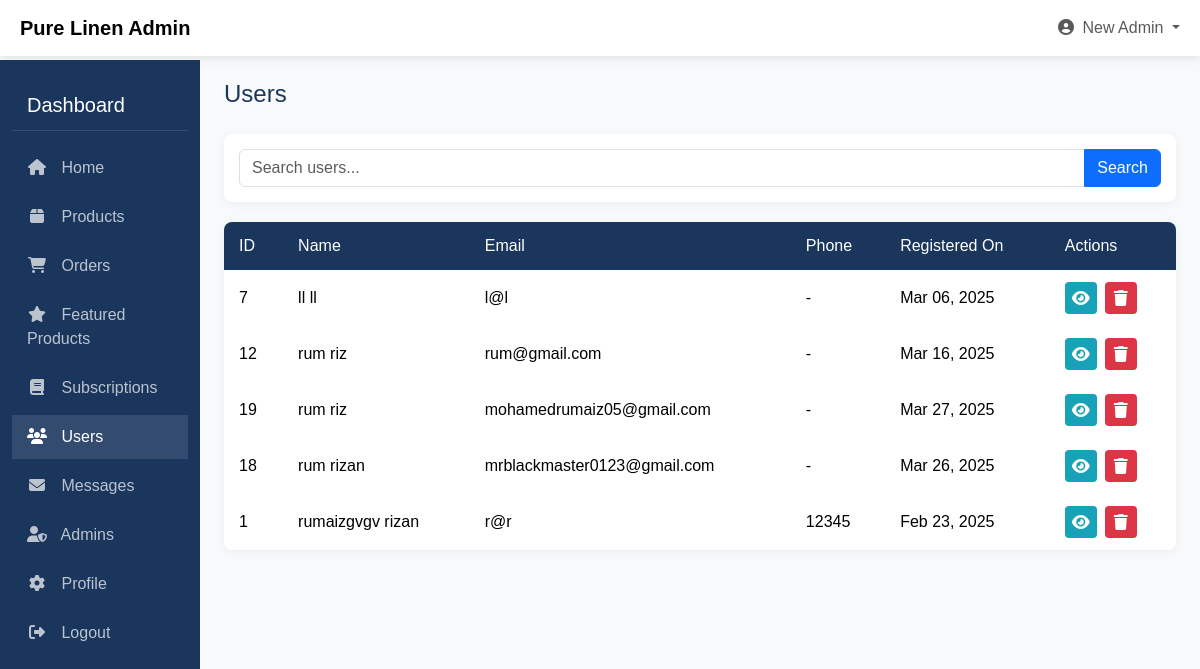
The page /Admin/admin_users.php (signed in) on the database its author committed.
### tables this page shows
CREATE TABLE `users` (
  `id` int(11) NOT NULL,
  `firstName` varchar(100) NOT NULL,
  `lastName` varchar(100) NOT NULL,
  `email` varchar(255) NOT NULL,
  `password` varchar(255) NOT NULL,
  `created_at` timestamp NOT NULL DEFAULT current_timestamp(),
  `phone` varchar(20) DEFAULT NULL,
  `address` text DEFAULT NULL,
  `postcode` varchar(20) DEFAULT NULL,
  `country` varchar(100) DEFAULT NULL,
  `city` varchar(100) DEFAULT NULL,
  `user_type` enum('user','admin') DEFAULT 'user',
  `email_verified` tinyint(1) NOT NULL DEFAULT 0,
  `verification_code` varchar(10) DEFAULT NULL,
  `code_expiry` bigint(20) DEFAULT NULL,
  `reset_token` varchar(100) DEFAULT NULL,
  `token_expiry` bigint(20) DEFAULT NULL
);

### Admin/admin_users.php (the view, shortened to what this page needs)
<?php
$host = "localhost";
$user = "root";
$pass = "";
$db = "pure_linen";
$conn = new mysqli($host, $user, $pass, $db);
$search = isset($_GET['search']) ? $_GET['search'] : '';
$sql = "SELECT * FROM users WHERE user_type = 'user'";
$sql .= " ORDER BY firstName, lastName";
$stmt = $conn->prepare($sql);
$stmt->execute();
$result = $stmt->get_result();
$users = [];
while ($row = $result->fetch_assoc()) {
    $users[] = $row;
}
$admin_name = $_SESSION['firstName'] ?? 'Admin';
?>
<!DOCTYPE html>
<html lang="en">
<head>
    <link href="https://cdn.jsdelivr.net/npm/bootstrap@5.3.3/dist/css/bootstrap.min.css" rel="stylesheet">
    <link rel="stylesheet" href="https://cdnjs.cloudflare.com/ajax/libs/font-awesome/6.5.1/css/all.min.css">
</head>
<body>
    <nav class="navbar navbar-expand-lg navbar-light fixed-top">
        <div class="container-fluid">
            <a class="navbar-brand d-flex align-items-center" href="#">
                <span class="ms-2 fw-bold">Pure Linen Admin</span>
            </a>
            <div class="collapse navbar-collapse" id="navbarSupportedContent">
                <ul class="navbar-nav ms-auto mb-2 mb-lg-0">
                    <li class="nav-item dropdown">
                        <a class="nav-link dropdown-toggle" href="#" id="navbarDropdown" role="button" data-bs-toggle="dropdown">
                            <i class="fas fa-user-circle me-1"></i> <?php echo htmlspecialchars($admin_name); ?>
                        </a>
                    </li>
                </ul>
            </div>
        </div>
    </nav>
    <div class="container-fluid">
        <div class="row">
            <div class="col-md-3 col-lg-2 d-md-block sidebar collapse">
                <div class="sidebar-title">Dashboard</div>
                <ul class="sidebar-menu">
                    <li>
                        <a href="admin_dashboard.php"><i class="fas fa-home"></i> Home</a>
                    </li>
                    <li>
                        <a href="product_management.php"><i class="fas fa-box"></i> Products</a>
                    </li>
                    <li>
                        <a href="admin_orders.php"><i class="fas fa-shopping-cart"></i> Orders</a>
                    </li>
                    <li>
                        <a href="featured_products.php"><i class="fas fa-star"></i> Featured Products</a>
                    </li>
                    <li>
                        <a href="admin_subscriptions.php"><i class="fas fa-book"></i> Subscriptions</a>
                    </li>
                    <li>
                        <a href="admin_users.php" class="active"><i class="fas fa-users"></i> Users</a>
                    </li>
                    <li>
                        <a href="admin_messages.php"><i class="fas fa-envelope"></i> Messages</a>
                    </li>
                    <li>
                        <a href="admin_admins.php"><i class="fas fa-user-shield"></i> Admins</a>
                    </li>
                    <li>
                        <a href="admin_profile.php"><i class="fas fa-cog"></i> Profile</a>
                    </li>
                    <li>
                        <a href="logout.php"><i class="fas fa-sign-out-alt"></i> Logout</a>
                    </li>
                </ul>
            </div>
            <div class="col-md-9 ms-sm-auto col-lg-10 px-md-4 main-content">
                <h1 class="page-title">Users</h1>
                <div class="search-bar">
                    <form action="admin_users.php" method="GET">
                        <div class="input-group">
                            <input type="text" name="search" class="form-control" placeholder="Search users..." value="<?php echo htmlspecialchars($search); ?>">
                            <button type="submit" class="btn btn-primary">Search</button>
                        </div>
                    </form>
                </div>
                <div class="users-table table-responsive">
                    <table class="table table-borderless mb-0">
                        <thead>
                            <tr>
                                <th>ID</th>
                                <th>Name</th>
                                <th>Email</th>
                                <th>Phone</th>
                                <th>Registered On</th>
                                <th>Actions</th>
                            </tr>
                        </thead>
                        <tbody>
                            <?php if (empty($users)): ?>
                                <tr>
                                    <td colspan="6" class="text-center py-4">No users found.</td>
                                </tr>
                            <?php else: ?>
                                <?php foreach ($users as $user): ?>
                                    <tr>
                                        <td><?php echo $user['id']; ?></td>
                                        <td><?php echo htmlspecialchars($user['firstName'] . ' ' . $user['lastName']); ?></td>
                                        <td><?php echo htmlspecialchars($user['email']); ?></td>
                                        <td><?php echo !empty($user['phone']) ? htmlspecialchars($user['phone']) : '-'; ?></td>
                                        <td><?php echo date('M d, Y', strtotime($user['created_at'])); ?></td>
                                        <td>
                                            <div class="d-flex gap-2">
                                                <a href="admin_user_details.php?id=<?php echo $user['id']; ?>" class="action-btn view-btn" title="View User">
                                                    <i class="fas fa-eye"></i>
                                                </a>
                                                <a href="admin_users.php?delete=<?php echo $user['id']; ?>" class="action-btn delete-btn" onclick="return confirm('Are you sure you want to delete this user? This action cannot be undone.')" title="Delete User">
                                                    <i class="fas fa-trash"></i>
                                                </a>
                                            </div>
                                        </td>
                                    </tr>
                                <?php endforeach; ?>
                            <?php endif; ?>
                        </tbody>
                    </table>
                </div>
            </div>
        </div>
    </div>
</body>
</html>

### Admin/admin_users.php (style rules this page uses)
:root { --primary-color: #1B365D; --secondary-color: #708090; --dark-color: #0c1d36; --light-color: #f8f9fa; --success-color: #28a745; --warning-color: #ffc107; --danger-color: #dc3545; --info-color: #17a2b8; }
body { background-color: var(--light-color); font-family: 'Arial', sans-serif; padding-top: 60px; }
.sidebar { background-color: var(--primary-color); min-height: calc(100vh - 60px); padding-top: 20px; color: white; }
.sidebar-title { font-size: 20px; padding: 10px 15px; border-bottom: 1px solid rgba(255,255,255,0.1); margin-bottom: 15px; }
.sidebar-menu { list-style: none; padding: 0; margin: 0; }
.sidebar-menu li { margin-bottom: 5px; }
.sidebar-menu a { display: block; padding: 10px 15px; color: rgba(255,255,255,0.7); text-decoration: none; transition: all 0.3s; }
.sidebar-menu a:hover, .sidebar-menu a.active { background-color: rgba(255,255,255,0.1); color: white; }
.sidebar-menu a i { margin-right: 10px; width: 20px; text-align: center; }
.main-content { padding: 20px; }
.navbar { background-color: white; box-shadow: 0 2px 10px rgba(0,0,0,0.1); }
.page-title { font-size: 24px; margin-bottom: 25px; color: var(--primary-color); }
.search-bar { background-color: white; padding: 15px; border-radius: 8px; box-shadow: 0 2px 10px rgba(0,0,0,0.05); margin-bottom: 20px; }
.users-table { background-color: white; border-radius: 8px; box-shadow: 0 2px 10px rgba(0,0,0,0.05); overflow: hidden; }
.users-table th { background-color: var(--primary-color); color: white; padding: 12px 15px; font-weight: 500; }
.users-table td { padding: 12px 15px; vertical-align: middle; }
.users-table tr:nth-child(even) { background-color: rgba(0,0,0,0.02); }
.action-btn { width: 32px; height: 32px; display: inline-flex; align-items: center; justify-content: center; border-radius: 4px; transition: all 0.3s; color: white; text-decoration: none; }
.view-btn { background-color: var(--info-color); }
.delete-btn { background-color: var(--danger-color); }

### rows shown on the page
users: id "7", firstName+lastName "ll ll", email "l@l", created_at "Mar 06, 2025"
users: id "12", firstName+lastName "rum riz", email "rum@gmail.com", created_at "Mar 16, 2025"
users: id "19", firstName+lastName "rum riz", email "mohamedrumaiz05@gmail.com", created_at "Mar 27, 2025"
users: id "18", firstName+lastName "rum rizan", email "mrblackmaster0123@gmail.com", created_at "Mar 26, 2025"
users: id "1", firstName+lastName "rumaizgvgv rizan", email "r@r", phone "12345", created_at "Feb 23, 2025"

### other values the page prints
$admin_name "New Admin"
